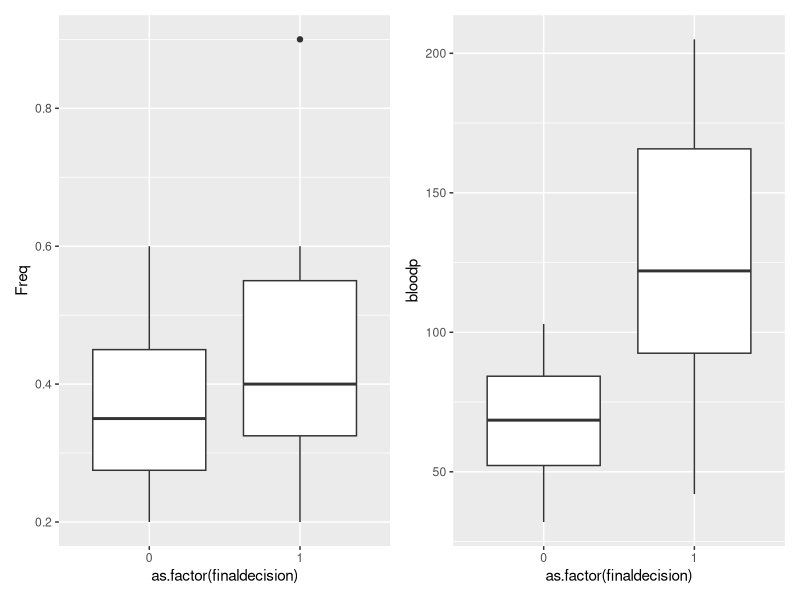
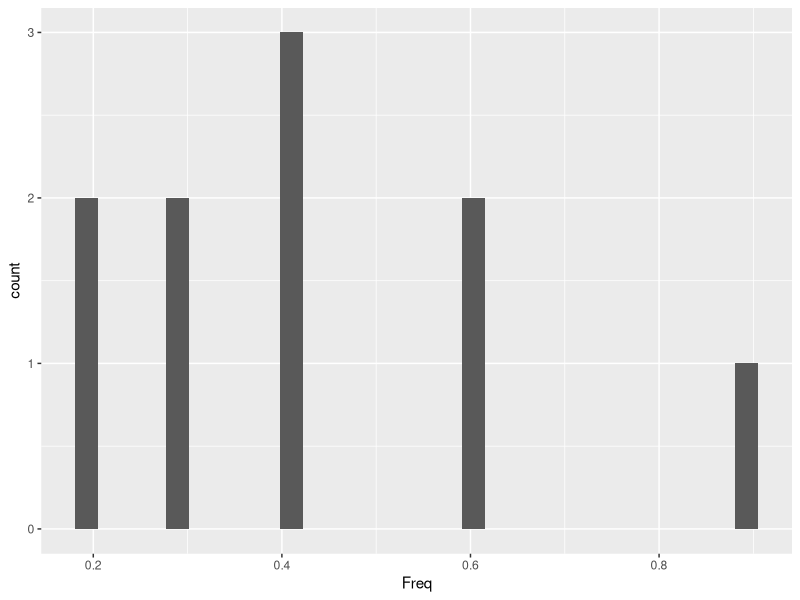
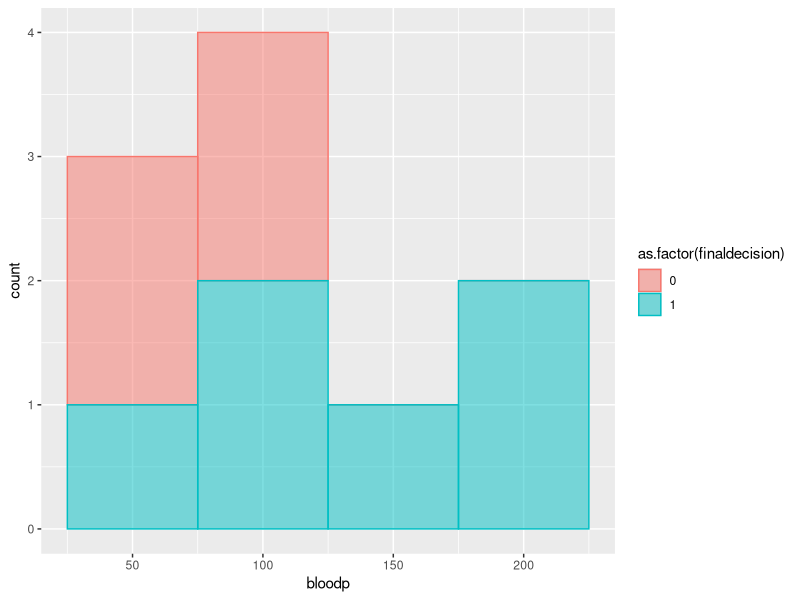

Source code (R) for these figures, in order:
#install.packages("patchwork")
#install.packages("ggplot2")

library(ggplot2)
library(patchwork)

# provided data as a csv string
data <- 
  '"0.6","103","1","0","0"
     "0.3","87","1","0","1"
     "0.4","32","1","1","0"
     "0.4","42","1","1","1"
     "0.2","59","0","0","0"
     "0.6","109","0","0","1"
     "0.3","78","0","1","0"
     "0.4","205","0","1","1"
     "0.9","135","1","1","1"
     "0.2","176","1","1","1"'


#reads data into dataframe
df <- read.csv(text = data, header = FALSE, col.names = c("Freq","bloodp","first",
                                                          "second", "finaldecision"))

# ggplot box plot comparing freq~finaldecision
p1 <- ggplot(df, aes(x = as.factor(finaldecision), y = Freq))+
  geom_boxplot()

# ggplot box plot comparing bloodp~finaldecision
p2 <- ggplot(df, aes(x = as.factor(finaldecision), y = bloodp))+
  geom_boxplot()

p1+p2

ggplot(df, aes(Freq))+
  geom_histogram()

ggplot(df, aes(bloodp, fill = as.factor(finaldecision), color = as.factor(finaldecision)))+
  geom_histogram(binwidth = 50, alpha = .5)
